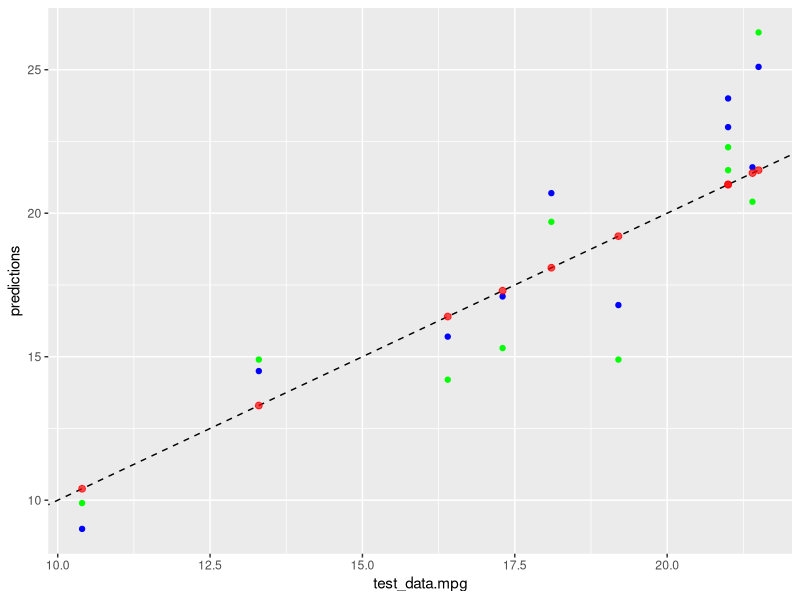

Source code (R):
library(ggplot2)
# 1. Wczytanie danych i podstawowa eksploracja: ---------------------------

# Zaczynamy od załadowania wbudowanego zbioru danych mtcars.
# Wczytanie danych --------------------------------------------------------
data("mtcars")
# Podstawowe informacje o danych ------------------------------------------
str(mtcars)
summary(mtcars)
# Zbiór danych mtcars zawiera informacje o różnych modelach samochodów,
# takie jak zużycie paliwa (mpg), moc silnika (hp), waga (wt) i inne.

# 2. Podział danych na zbiór treningowy i testowy: ------------------------

# Aby sprawdzić działanie funkcji predict(), 
# podzielimy dane na dwa zbiory: treningowy i testowy.

set.seed(123)  # Ustawienie ziarna dla powtarzalności wyników
sample_index <- sample(1:nrow(mtcars), size = 0.7 * nrow(mtcars))
# sample_index to 70% indeksów z całego zbioru
train_data <- mtcars[sample_index,] # Zbiór treningowy czyli 70% indeksów
test_data <- mtcars[-sample_index,] # Zbiór testowy ("-" oznacza pozostałe
# indeksy czyli 30% pozostałych indeksów z całości )

# 3. Budowa modelu regresji liniowej:  ------------------------------------

# Użyjemy modelu regresji
# liniowej do przewidywania zużycia paliwa (mpg) na podstawie
# wagi pojazdu (wt) i mocy silnika (hp)

# Budowa modelu -----------------------------------------------------------
model <- lm( mpg ~ wt + hp, data = train_data)
# Podsumowanie modelu -----------------------------------------------------
summary(model)

# 4. Predykcja za pomocą funkcji predict(): -------------------------------

# Użyjemy modelu aby przewidzieć zużycie paliwa (mpg) dla danych testowych
predictions <- round(predict(model, newdata = test_data),1)
# Wyświetlenie pierwszych kilku wyników
head(predictions)

# 5. Teraz porónamy przewidywania przez model z rzeczywistymi wart --------
porownanie <- data.frame(
  real = test_data$mpg,
  prognoza = predictions)
print(porownanie)


# 6. Kolejny model --------------------------------------------------------

# Tworzę kolejny model dla zużycia paliwa (mpg) w zależności od ilości
# cylindrów oraz masy bazując na tych samych danych train oraz test

model_dwa <- lm( mpg ~ wt + cyl, data =  train_data )
summary(model_dwa)
predictions_dwa <- round(predict(model_dwa, newdata = test_data),1)
head(predictions_dwa)
# Model opcjonalny
model_trzy <- lm( mpg ~ wt + drat , data =  train_data )
summary(model_trzy)
predictions_trzy <- round(predict(model_trzy, newdata = test_data),1)
head(predictions_trzy)
# Zestawienie modeli
zestawienie <- data.frame(test_data$mpg,
                          predictions, 
                          predictions_dwa,
                          predictions_trzy)
zestawienie


# 7. Wizualizacja wyników -------------------------------------------------

ggplot(zestawienie, aes(x = test_data.mpg, y = predictions )) +
  geom_point(color = "blue")+
  geom_abline(intercept = 0, slope = 1, linetype = "dashed")+
  geom_point(aes(y = test_data.mpg), color = "red", size = 2, alpha = 0.7)+
  geom_point(aes(y = predictions_dwa), color = "green")



